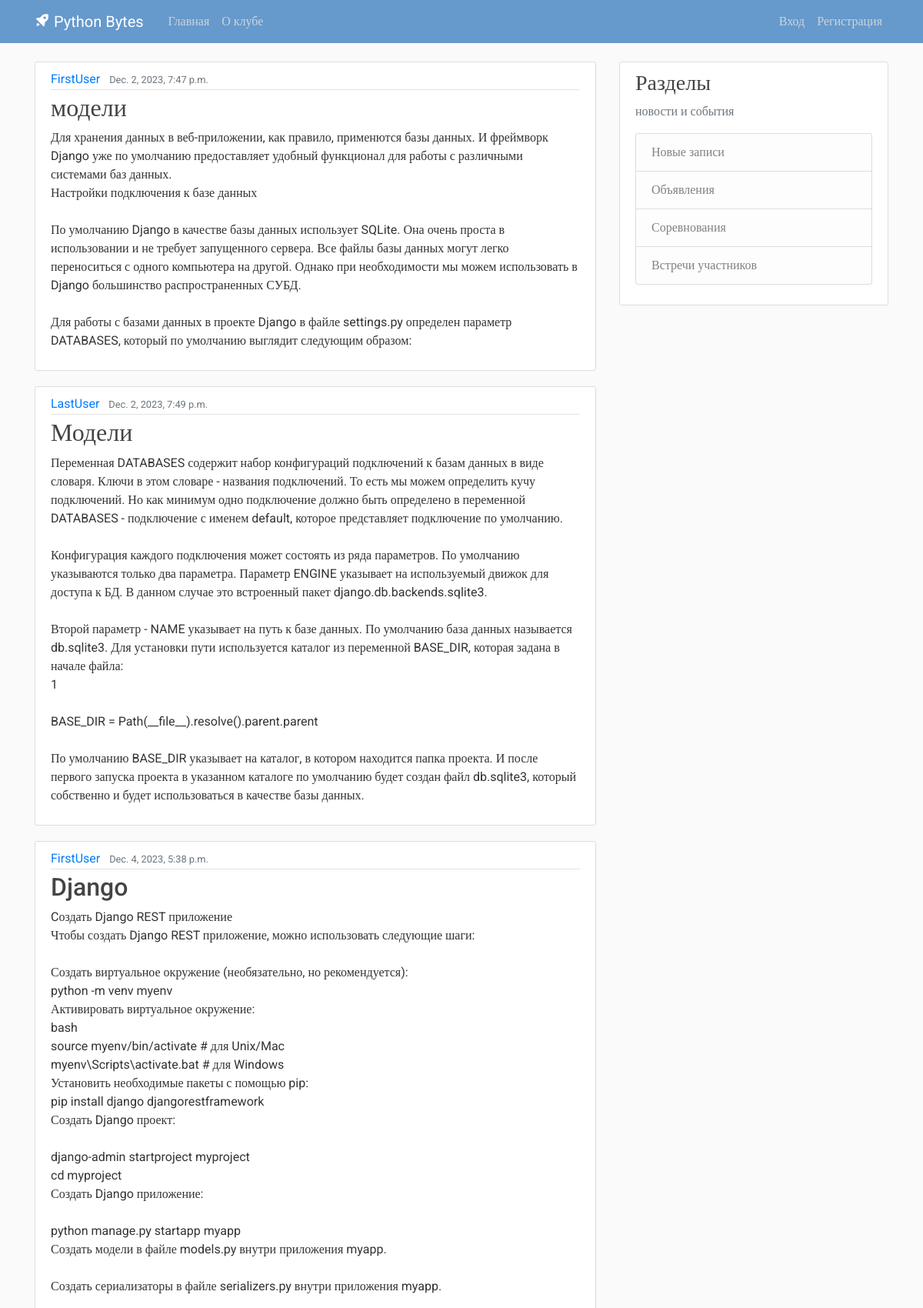
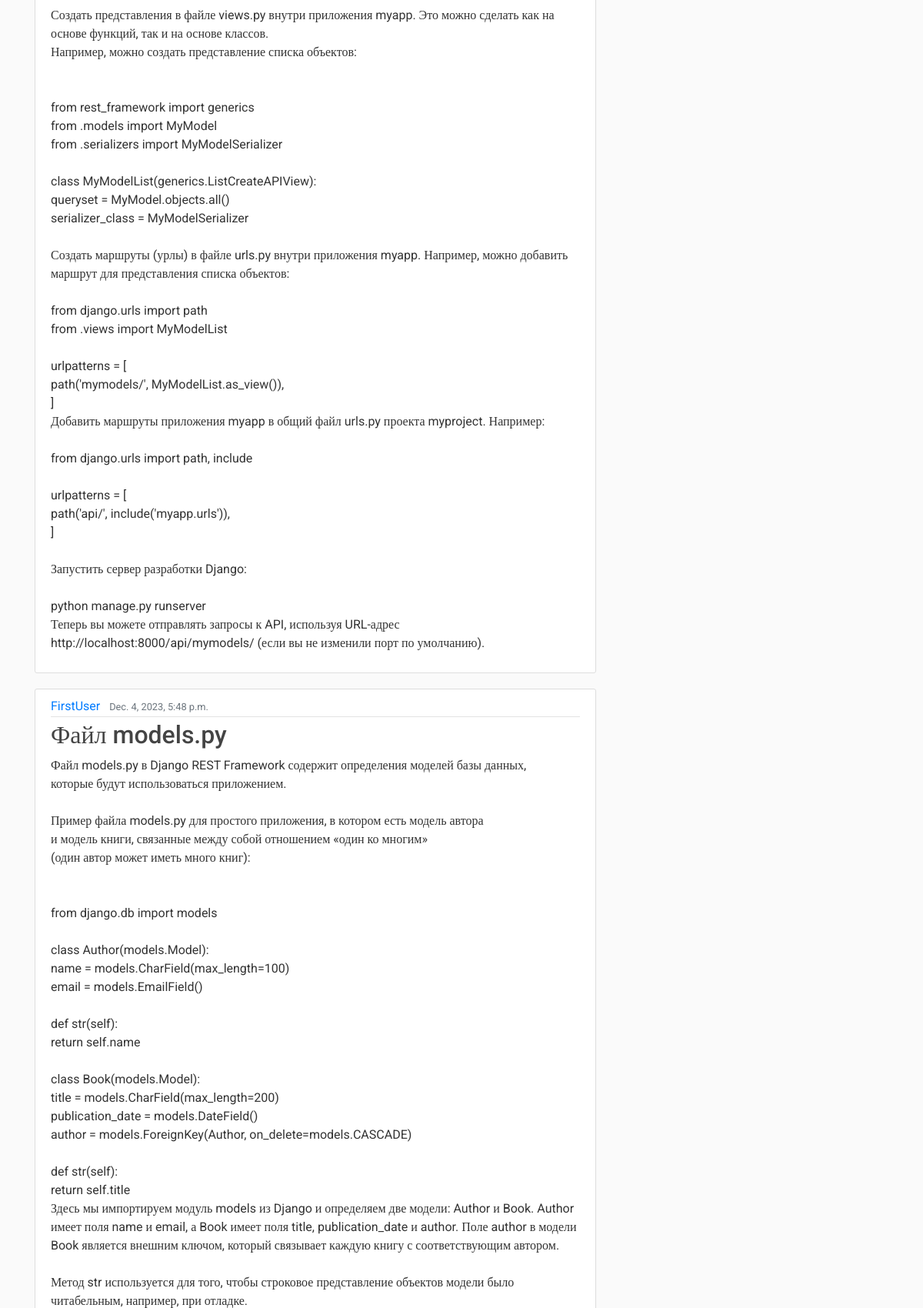
The page / (upper part) on the database its author committed (2 pictures, top to bottom).
### blog/models.py (models this page shows, shortened)
class Post(models.Model):
    title = models.CharField(max_length=100)
    content = models.TextField()
    date_posted = models.DateTimeField(default=timezone.now)
    author = models.ForeignKey(User, on_delete=models.CASCADE)

### blog/views.py (the view)
# urls.py: path('', views.home, name='blog-home'),
def home(request):
    context = {
        'posts': Post.objects.all()
    }
    return render(request, 'blog/home.html', context)

### blog/templates/blog/home.html
{% extends "blog/base.html" %}
{% block content %}
    {% for post in posts %}
        <article class="media content-section">
          <div class="media-body">
            <div class="article-metadata">
              <a class="mr-2" href="#">{{ post.author }}</a>
              <small class="text-muted">{{ post.date_posted }}</small>
            </div>
            <h2><a class="article-title" href="#">{{ post.title }}</a></h2>
            <p class="article-content">{{ post.content }}</p>
          </div>
        </article>
    {% endfor %}
{% endblock content %}

### blog/templates/blog/base.html (shortened to what this page needs)
{% load static %}
<!DOCTYPE html>
<html>
<head>
     <link rel="stylesheet" href="https://maxcdn.bootstrapcdn.com/bootstrap/4.0.0/css/bootstrap.min.css">
     <link rel="stylesheet" type="text/css" href="{% static 'blog/main.css' %}">
     <link href='https://unpkg.com/boxicons@2.1.2/css/boxicons.min.css' rel='stylesheet'>
</head>
<body>
    <header class="site-header">
      <nav class="navbar navbar-expand-md navbar-dark bg-blue fixed-top">
        <div class="container">
          <a class="navbar-brand mr-4" href="{% url 'blog-home' %}"><i class='bx bxs-rocket bx-tada-hover'></i> Python Bytes</a>
          <div class="collapse navbar-collapse" id="navbarToggle">
            <div class="navbar-nav mr-auto">
              <a class="nav-item nav-link " href="{% url 'blog-home' %}">Главная</a>
              <a class="nav-item nav-link" href="{% url 'about-club' %}">О клубе</a>
            </div>
            <div class="navbar-nav">
              <a class="nav-item nav-link" href="#">Вход</a>
              <a class="nav-item nav-link" href="#">Регистрация</a>
            </div>
          </div>
        </div>
      </nav>
    </header>
    <main role="main" class="container">
      <div class="row">
        <div class="col-md-8">
            {% block content %}{% endblock %}
        </div>
        <div class="col-md-4">
          <div class="content-section">
            <h3>Разделы</h3>
            <p class='text-muted'>новости и события
              <ul class="list-group">
                <li class="list-group-item list-group-item-light">Новые записи</li>
                <li class="list-group-item list-group-item-light">Объявления</li>
                <li class="list-group-item list-group-item-light">Соревнования</li>
                <li class="list-group-item list-group-item-light">Встречи участников</li>
              </ul>
            </p>
          </div>
        </div>
      </div>
    </main>
</body>
</html>

### blog/static/blog/main.css (style rules this page uses)
body, html { width:100%; height:100% }
body { margin:0; padding:0; background: #fafafa; color: #333333; margin-top: 5rem; font-family:Roboto; }
h1, h2, h3, h4, h5, h6 { color: #444444; }
ul { margin: 0; }
.bg-blue { background-color: #6699cc; }
.site-header .navbar-nav .nav-link { color: #cbd5db; }
.content-section { background: #ffffff; padding: 10px 20px; border: 1px solid #dddddd; border-radius: 3px; margin-bottom: 20px; }
.article-title { color: #444444; }
.article-content { white-space: pre-line; }
.article-metadata { padding-bottom: 1px; margin-bottom: 4px; border-bottom: 1px solid #e3e3e3 }

### rows shown on the page
Post: author "FirstUser", date_posted "Dec. 2, 2023, 7:47 p.m.", title "модели", content "Для хранения данных в веб-приложении, как правило, применются базы данных. И фреймворк Django уже по умолчанию предоставляет удобный функционал для работы с различными системами баз данных. Настройки подключения к базе данных По умолчанию Django в качестве базы данных использует SQLite. Она очень проста в использовании и не требует запущенного сервера. Все файлы базы данных могут легко переноситься с одного компьютера на другой. Однако при необходимости мы можем использовать в Django большинство распространенных СУБД. Для работы с базами данных в проекте Django в файле settings.py определен параметр DATABASES, который по умолчанию выглядит следующим образом:"
Post: author "LastUser", date_posted "Dec. 2, 2023, 7:49 p.m.", title "Модели", content "Переменная DATABASES содержит набор конфигураций подключений к базам данных в виде словаря. Ключи в этом словаре - названия подключений. То есть мы можем определить кучу подключений. Но как минимум одно подключение должно быть определено в переменной DATABASES - подключение с именем default, которое представляет подключение по умолчанию. Конфигурация каждого подключения может состоять из ряда параметров. По умолчанию указываются только два параметра. Параметр ENGINE указывает на используемый движок для доступа к БД. В данном случае это встроенный пакет django.db.backends.sqlite3. Второй параметр - NAME указывает на путь к базе данных. По умолчанию база данных называется db.sqlite3. Для…"
Post: author "FirstUser", date_posted "Dec. 4, 2023, 5:38 p.m.", title "Django", content "Cоздать Django REST приложение Чтобы создать Django REST приложение, можно использовать следующие шаги: Создать виртуальное окружение (необязательно, но рекомендуется): python -m venv myenv Активировать виртуальное окружение: bash source myenv/bin/activate # для Unix/Mac myenv\\Scripts\\activate.bat # для Windows Установить необходимые пакеты с помощью pip: pip install django djangorestframework Создать Django проект: django-admin startproject myproject cd myproject Создать Django приложение: python manage.py startapp myapp Создать модели в файле models.py внутри приложения myapp. Создать сериализаторы в файле serializers.py внутри приложения myapp. Создать представления в файле views.py…"
Post: author "FirstUser", date_posted "Dec. 4, 2023, 5:48 p.m.", title "Файл models.py"
